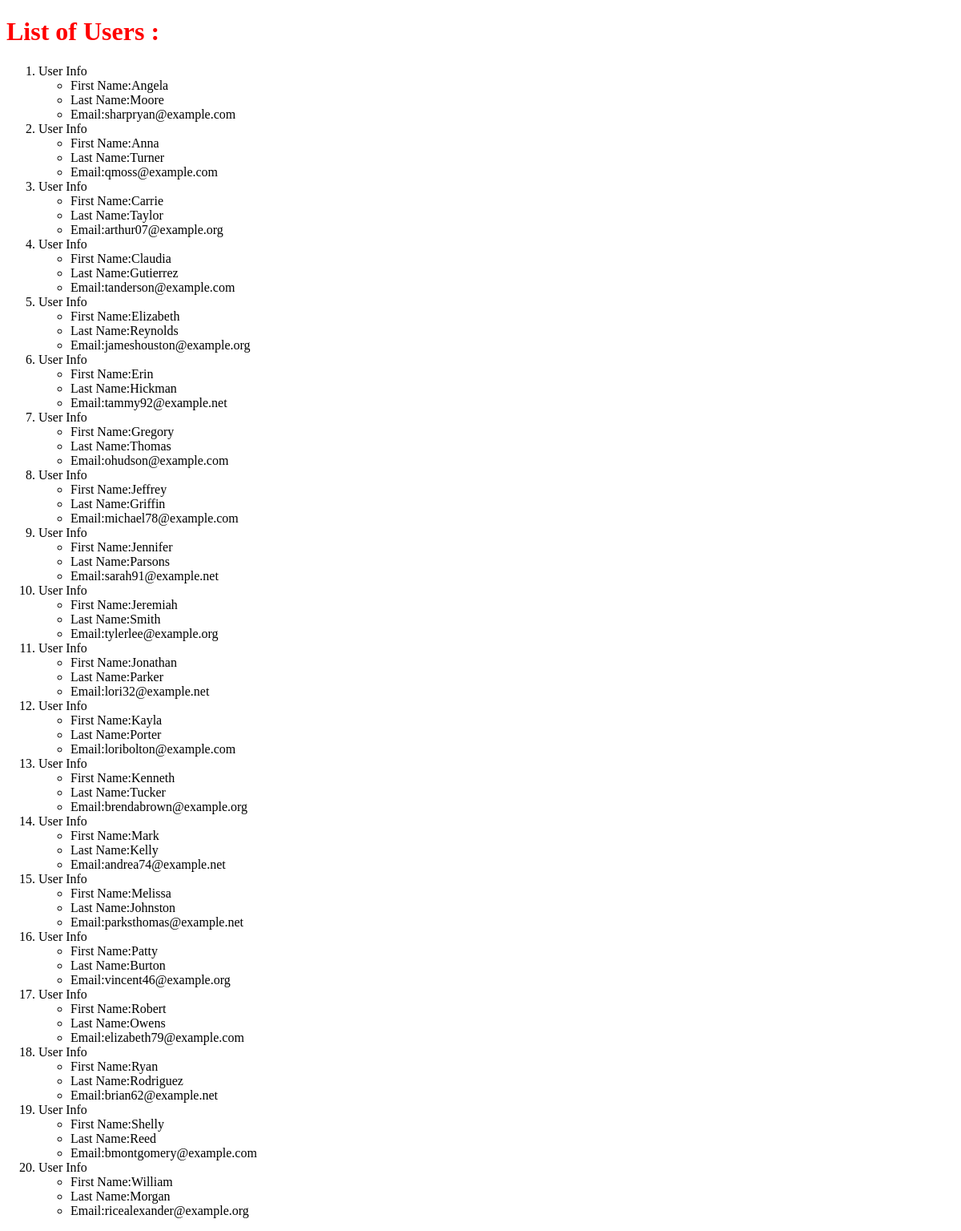
The page /first_app/user on the database as committed earlier.
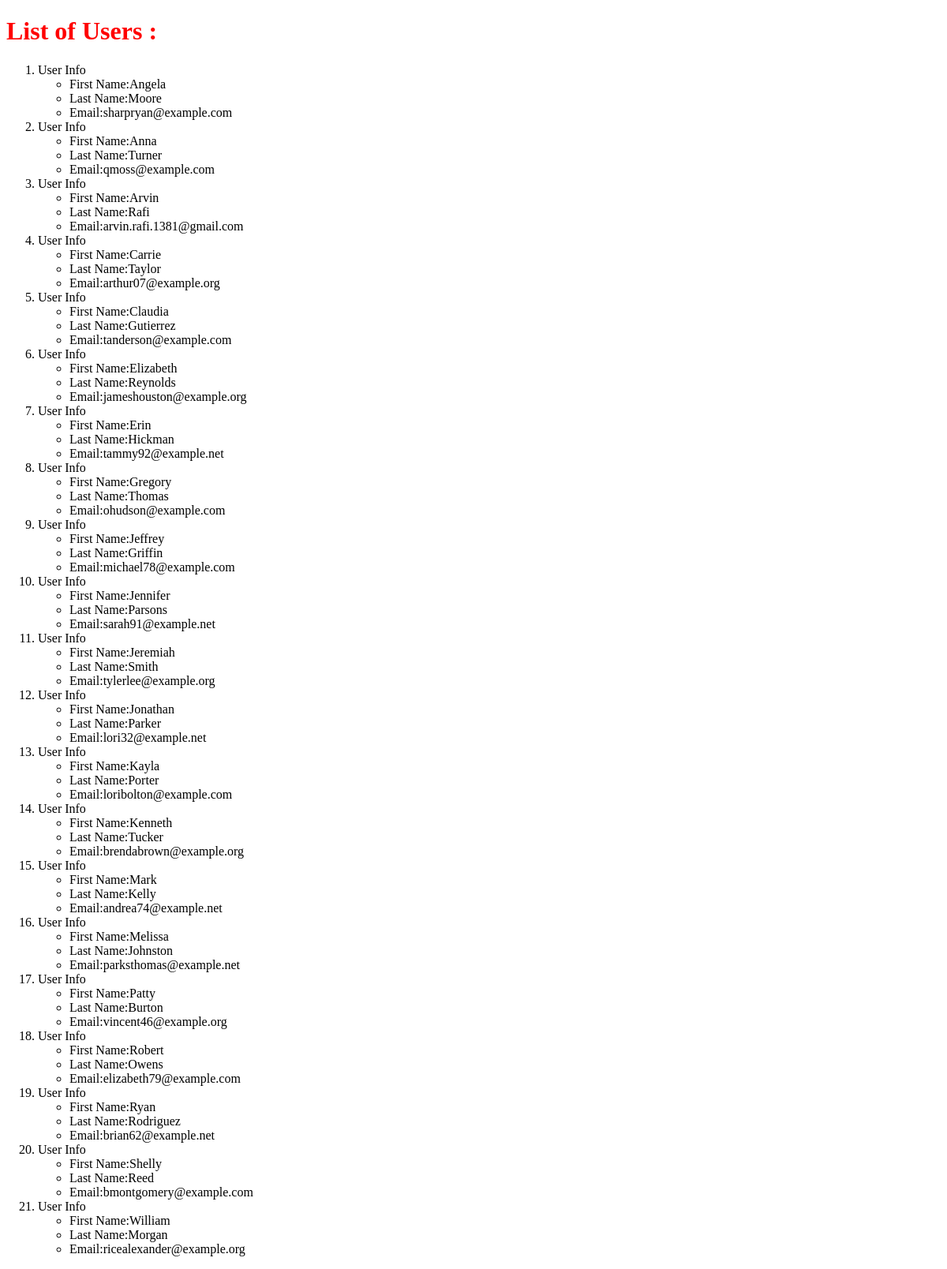
The same page on the database as committed later.
### first_app/models.py (models this page shows, shortened)
class User(models.Model):
  first_name = models.CharField(max_length=128)
  last_name = models.CharField(max_length=128)
  email = models.EmailField(max_length=265,unique=True)

### first_app/views.py (the view)
# urls.py: path('user',views.user),
def user(request):
  users_list = User.objects.order_by('first_name')
  user_dict = {'users': users_list}
  return render(request,'first_app/user.html', context=user_dict)

### templates/first_app/user.html (shortened to what this page needs)
<!DOCTYPE html>
{% load static%}
<html lang="en">
  <head>
    <link
      rel="stylesheet"
      href="{%static 'css/mystyle.css'%}"
    />
  </head>
  <body>
    <h1>List of Users :</h1>
    {% if users %}
      <ol>
        {% for user in users%}
          <li>User Info</li>
            <ul>
              <li>First Name:{{ user.first_name}}</li>
              <li>Last Name:{{ user.last_name}}</li>
              <li>Email:{{ user.email}}</li>
            </ul>
        {% endfor%}
      </ol>
    {%else%}
      <p>There is no User to show</p>
    {%endif%}
  </body>
</html>

Rows that differ between the two databases and show on the page:
added User: first_name "Arvin", last_name "Rafi", email "arvin.rafi.1381@gmail.com"
